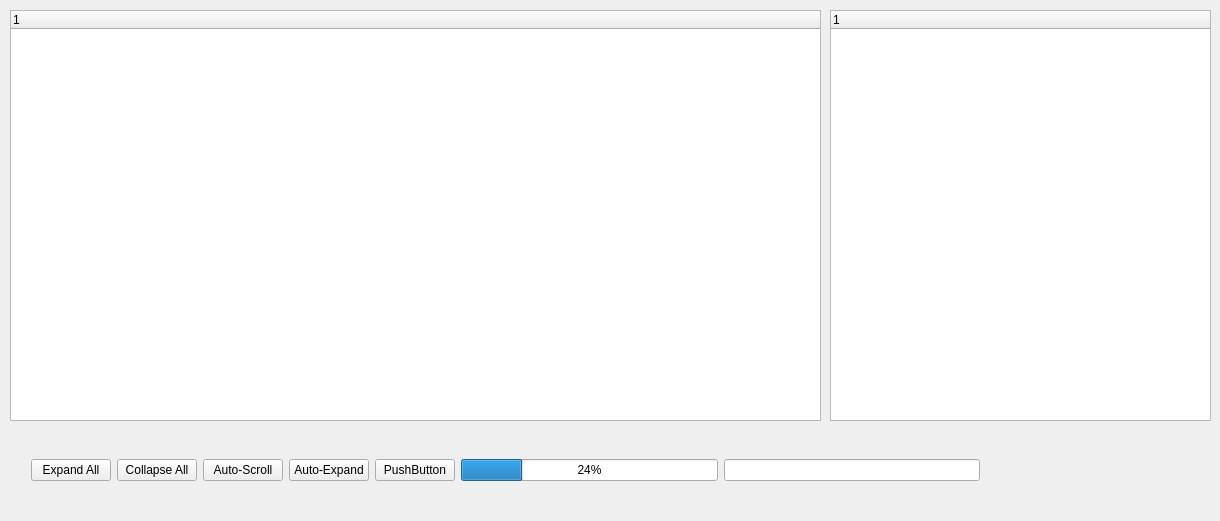
<?xml version="1.0" encoding="UTF-8"?>
<ui version="4.0">
 <class>BC_Bulletin</class>
 <widget class="QMainWindow" name="BC_Bulletin">
  <property name="geometry">
   <rect>
    <x>0</x>
    <y>0</y>
    <width>1220</width>
    <height>521</height>
   </rect>
  </property>
  <property name="sizePolicy">
   <sizepolicy hsizetype="Minimum" vsizetype="Minimum">
    <horstretch>0</horstretch>
    <verstretch>0</verstretch>
   </sizepolicy>
  </property>
  <property name="windowTitle">
   <string>Bulletin - BARCoMmS</string>
  </property>
  <property name="styleSheet">
   <string notr="true"/>
  </property>
  <widget class="QWidget" name="centralWidget">
   <widget class="QTreeWidget" name="tx">
    <property name="geometry">
     <rect>
      <x>10</x>
      <y>10</y>
      <width>811</width>
      <height>411</height>
     </rect>
    </property>
    <property name="editTriggers">
     <set>QAbstractItemView::DoubleClicked|QAbstractItemView::EditKeyPressed</set>
    </property>
    <property name="expandsOnDoubleClick">
     <bool>true</bool>
    </property>
    <column>
     <property name="text">
      <string notr="true">1</string>
     </property>
    </column>
   </widget>
   <widget class="QLabel" name="logo">
    <property name="geometry">
     <rect>
      <x>1000</x>
      <y>430</y>
      <width>211</width>
      <height>67</height>
     </rect>
    </property>
    <property name="text">
     <string/>
    </property>
   </widget>
   <widget class="QWidget" name="layoutWidget">
    <property name="geometry">
     <rect>
      <x>20</x>
      <y>430</y>
      <width>971</width>
      <height>81</height>
     </rect>
    </property>
    <layout class="QVBoxLayout" name="verticalLayout">
     <item>
      <layout class="QHBoxLayout" name="horizontalLayout">
       <item>
        <widget class="QPushButton" name="pushButton">
         <property name="text">
          <string>Expand All</string>
         </property>
        </widget>
       </item>
       <item>
        <widget class="QPushButton" name="pushButton_2">
         <property name="text">
          <string>Collapse All</string>
         </property>
        </widget>
       </item>
       <item>
        <widget class="QPushButton" name="pushButton_3">
         <property name="text">
          <string>Auto-Scroll</string>
         </property>
        </widget>
       </item>
       <item>
        <widget class="QPushButton" name="pushButton_4">
         <property name="text">
          <string>Auto-Expand</string>
         </property>
        </widget>
       </item>
       <item>
        <widget class="QPushButton" name="pushButton_5">
         <property name="text">
          <string>PushButton</string>
         </property>
        </widget>
       </item>
       <item>
        <widget class="QProgressBar" name="progressBar">
         <property name="value">
          <number>24</number>
         </property>
        </widget>
       </item>
       <item>
        <widget class="QLineEdit" name="searchBar"/>
       </item>
      </layout>
     </item>
    </layout>
   </widget>
   <widget class="QTreeWidget" name="fsw">
    <property name="geometry">
     <rect>
      <x>830</x>
      <y>10</y>
      <width>381</width>
      <height>411</height>
     </rect>
    </property>
    <column>
     <property name="text">
      <string notr="true">1</string>
     </property>
    </column>
   </widget>
  </widget>
 </widget>
 <layoutdefault spacing="6" margin="11"/>
 <resources/>
 <connections/>
 <slots>
  <slot>on_tx_itemClicked2()</slot>
  <slot>on_tx_itemClicked()</slot>
 </slots>
</ui>
